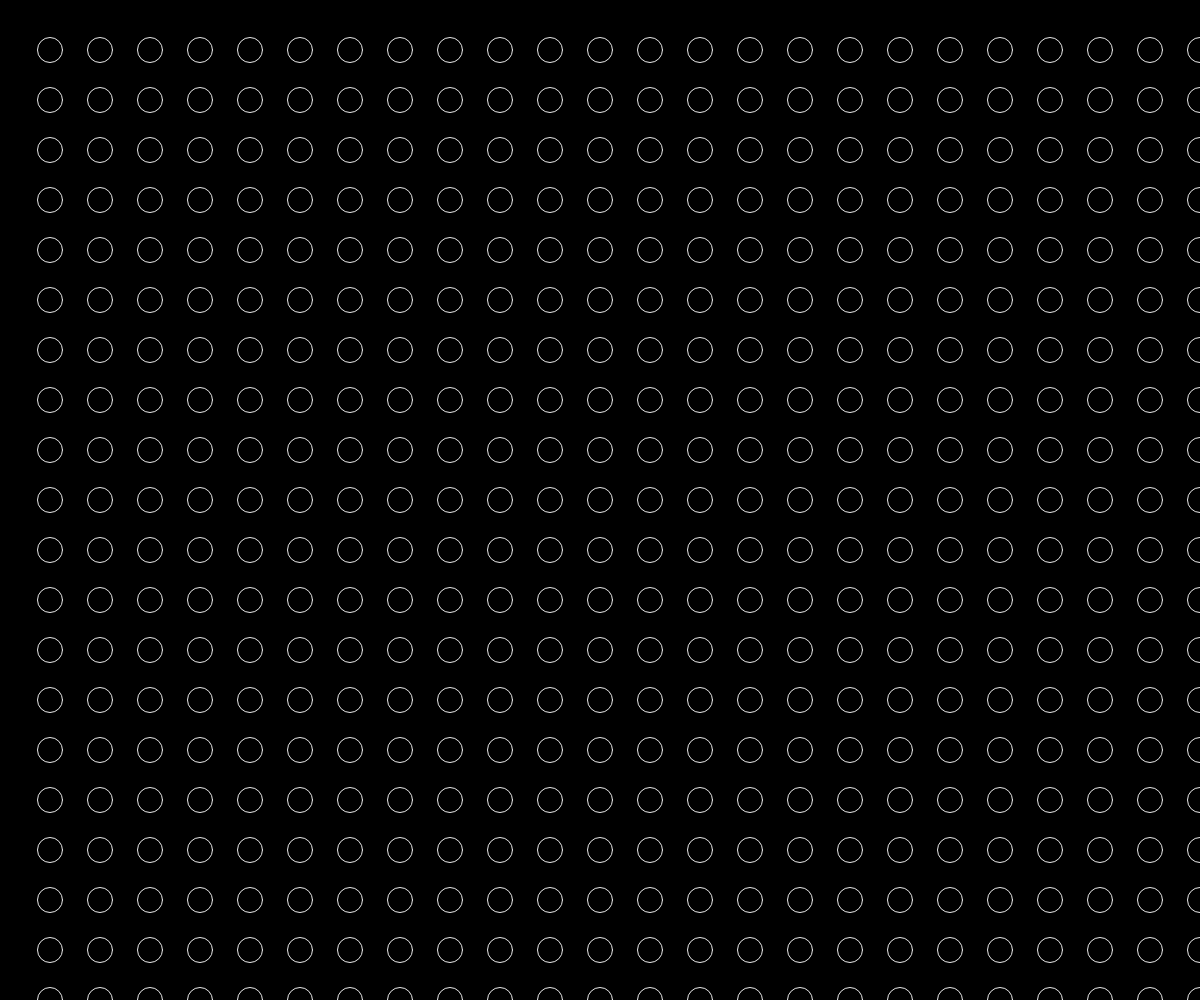
Frame 1 (no input)
Frame 60 (no input): identical to frame 1, image omitted
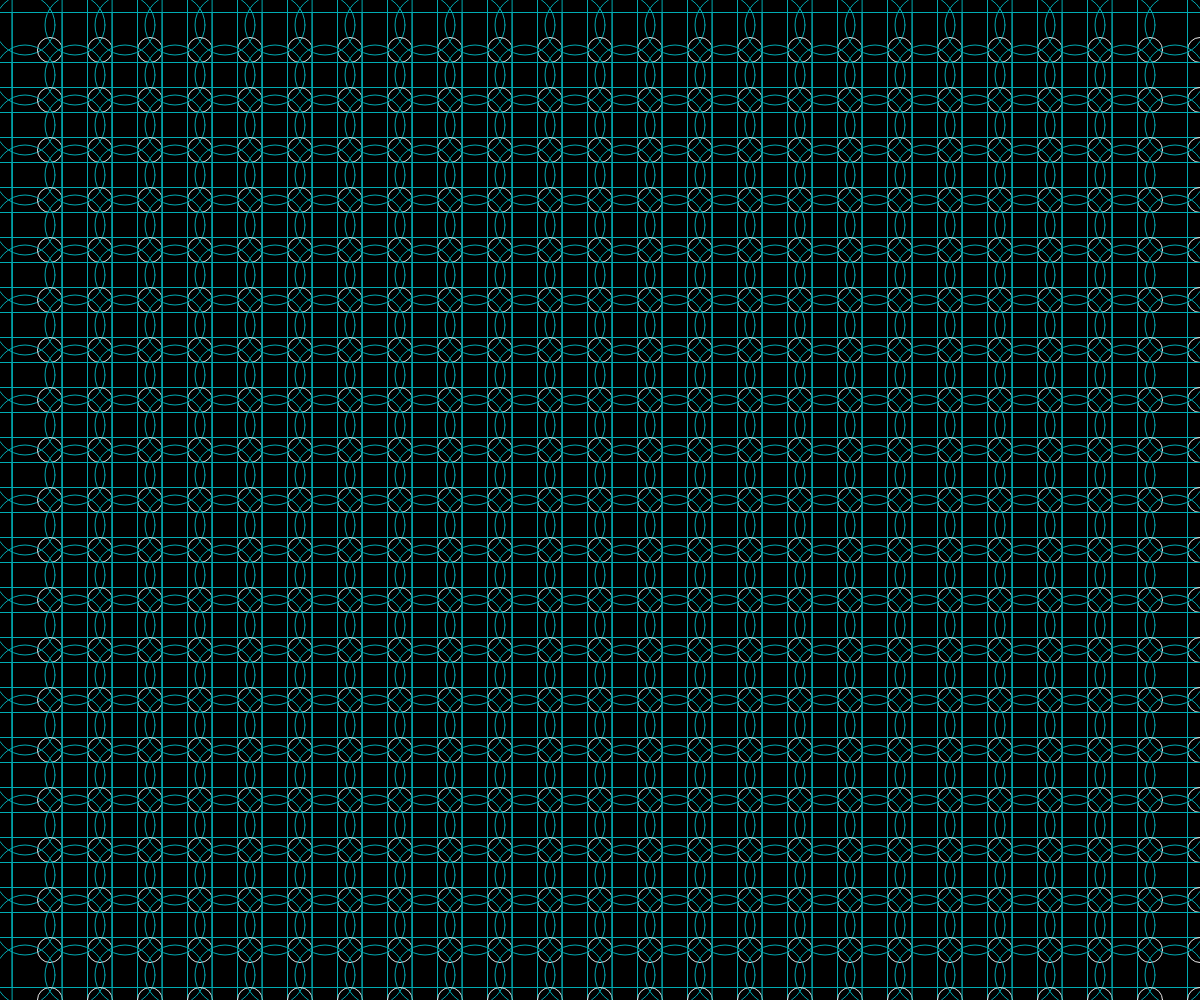
Frame 120 (the mouse pressed at the canvas centre since frame 60)

The p5.js sketch that drew these frames (run headless with seeded random() and noise() and a simulated clock; from frame 60 on, the mouse is pressed at the canvas centre):

// p5.js sketch
// ── sketch.js
function setup() {
  createCanvas(windowWidth,windowHeight);
}

function draw() {
  rectMode(CENTER)
  background(0)
  noFill()
  stroke(255)
var w=mouseX/10
 for(var j=0;j<height/(50);j++)
  {
  for(var i=0;i<width/(50);i++)
  {
  stroke(0,171,179)
  ellipse(25+50*i,25+50*j,mouseX/10)        
  rect(25+50*i,25+50*j,mouseY/4)
  stroke("#EAEAEA")
  ellipse(50+50*i,50+50*j,25)      
    }
   }  
  }
